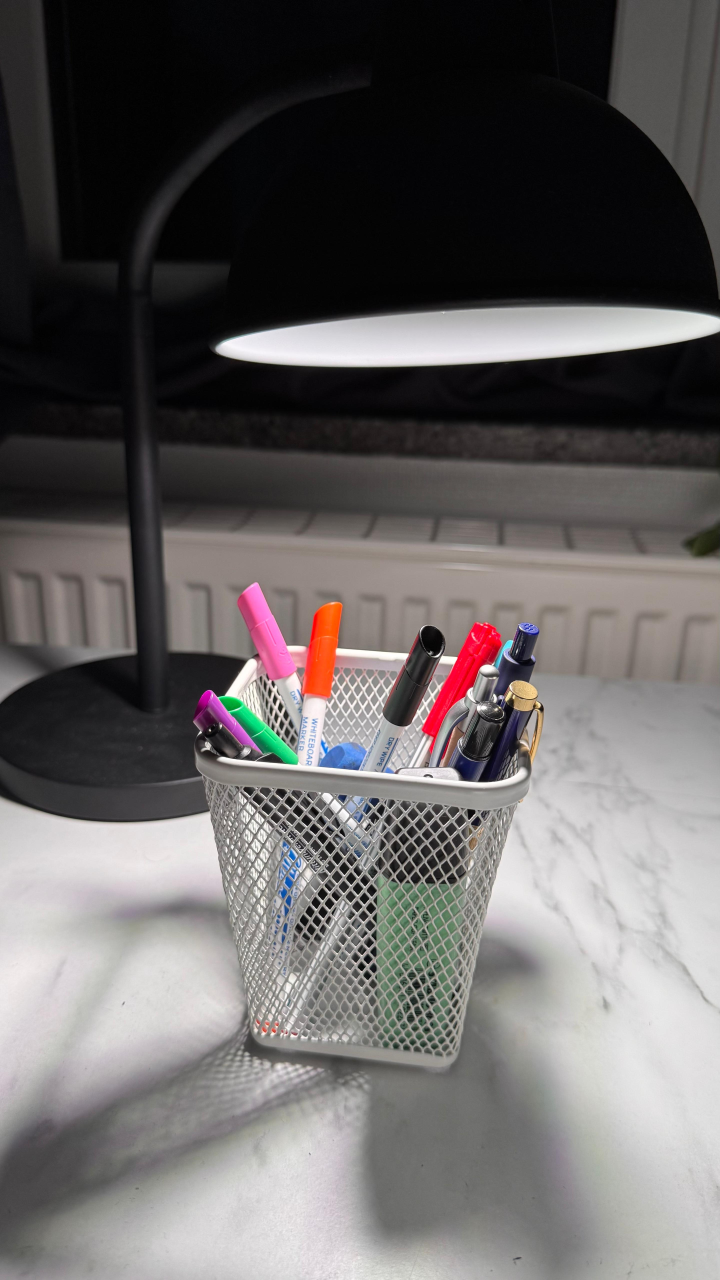
#> input picture lab2/inputs/foto1.jpeg, 2880 x 5120 px, given in place of the camera (shown at 1/4 size)
$ python task4.py
#> lines starting #> are read from the running program, lines starting #| are printed output that depends on the picture; after the words box and inside, x2 and y2 are one past the last pixel; in counts of white or black regions, pixels touching at a corner belong together
import cv2
import numpy as np


def open_camera(index, width=640, height=480):
    cap = cv2.VideoCapture(index)
    if not cap.isOpened():
        return None
    cap.set(cv2.CAP_PROP_FRAME_WIDTH, width)
    cap.set(cv2.CAP_PROP_FRAME_HEIGHT, height)
    return cap


def create_stereo_sgbm(num_disparities=128, block_size=7):
    # num_disparities must be divisible by 16
    num_disparities = max(16, (num_disparities // 16) * 16)
    block_size = max(3, block_size | 1)

    stereo = cv2.StereoSGBM_create(
        minDisparity=0,
        numDisparities=num_disparities,
        blockSize=block_size,
        P1=8 * 1 * block_size * block_size,
        P2=32 * 1 * block_size * block_size,
        disp12MaxDiff=1,
        uniquenessRatio=10,
        speckleWindowSize=100,
        speckleRange=2,
        preFilterCap=63,
        mode=cv2.STEREO_SGBM_MODE_SGBM_3WAY,
    )
    return stereo


def disparity_to_relative_depth(disp, eps=1e-6):
    """
    Relative depth from disparity (no calibration):
        depth ~ 1 / disparity
    disp: float32 disparity values (can be <=0 in invalid areas)
    """
    disp_pos = np.maximum(disp, eps)
    depth = 1.0 / disp_pos
    # mark invalid disparity as 0 depth for display
    depth[disp <= 0] = 0.0
    return depth


def normalize_to_uint8(img):
    """Normalize a float image to 0..255 uint8 for visualization."""
    vis = cv2.normalize(img, None, alpha=0, beta=255, norm_type=cv2.NORM_MINMAX)
    return vis.astype(np.uint8)


def main():
    capL = open_camera(0)
    capR = open_camera(1)

    if capL is None or capR is None:
        print("Error: Stereo depth needs TWO cameras (e.g., indices 0 and 1).")
        print("If you only have one webcam, you need a deep model (MiDaS etc.).")
        return

    cv2.namedWindow("Controls", cv2.WINDOW_NORMAL)
    cv2.createTrackbar("numDisp (x16)", "Controls", 8, 20, lambda x: None)  # 8*16=128
    cv2.createTrackbar("blockSize", "Controls", 7, 21, lambda x: None)       # odd
    cv2.createTrackbar("smooth (0/1)", "Controls", 1, 1, lambda x: None)     # apply median blur

    print("Stereo depth estimation started. Press 'q' to quit.")

    while True:
        retL, frameL = capL.read()
#> frameL is the input picture: shape (5120, 2880, 3); mean B, G, R 99.6, 100, 103.3
        retR, frameR = capR.read()
        if not retL or not retR:
            print("Error: Can't read from one of the cameras.")
            break

        # Ensure same size
        h, w = frameL.shape[:2]
#> h = 5120; w = 2880
        frameR = cv2.resize(frameR, (w, h), interpolation=cv2.INTER_LINEAR)

        nd = cv2.getTrackbarPos("numDisp (x16)", "Controls") * 16
        bs = cv2.getTrackbarPos("blockSize", "Controls")
        smooth = cv2.getTrackbarPos("smooth (0/1)", "Controls")

        stereo = create_stereo_sgbm(num_disparities=nd, block_size=bs)

        grayL = cv2.cvtColor(frameL, cv2.COLOR_BGR2GRAY)
        grayR = cv2.cvtColor(frameR, cv2.COLOR_BGR2GRAY)

        # Disparity (fixed-point /16)
        disp = stereo.compute(grayL, grayR).astype(np.float32) / 16.0
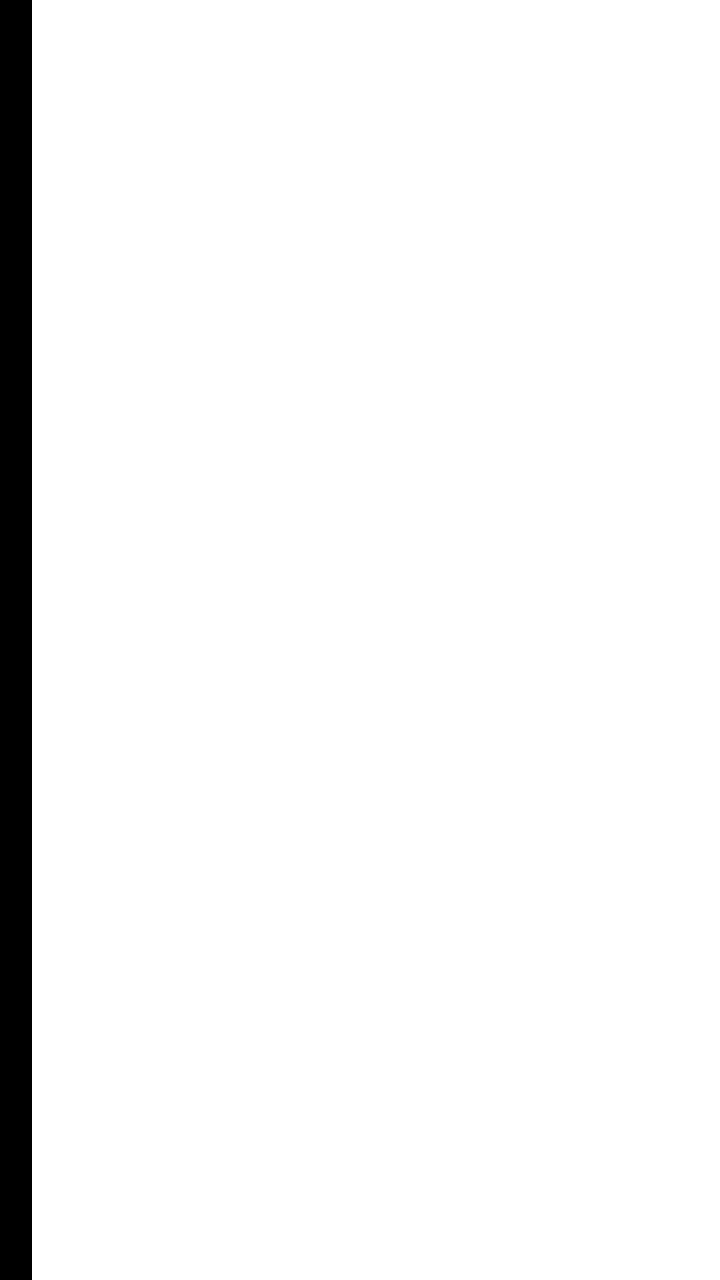
#> disp: shape (5120, 2880) float32 (shown at 1/4 size); values -1 (black) and 0 (white), 95.6% white; 1 black region, box (x1, y1, x2, y2) and area: (0, 0, 128, 5120) 655360

        # Optional smoothing for nicer display
        if smooth == 1:
            disp = cv2.medianBlur(disp, 5)

        # Visualize disparity
        disp_vis = normalize_to_uint8(disp)
        disp_color = cv2.applyColorMap(disp_vis, cv2.COLORMAP_JET)
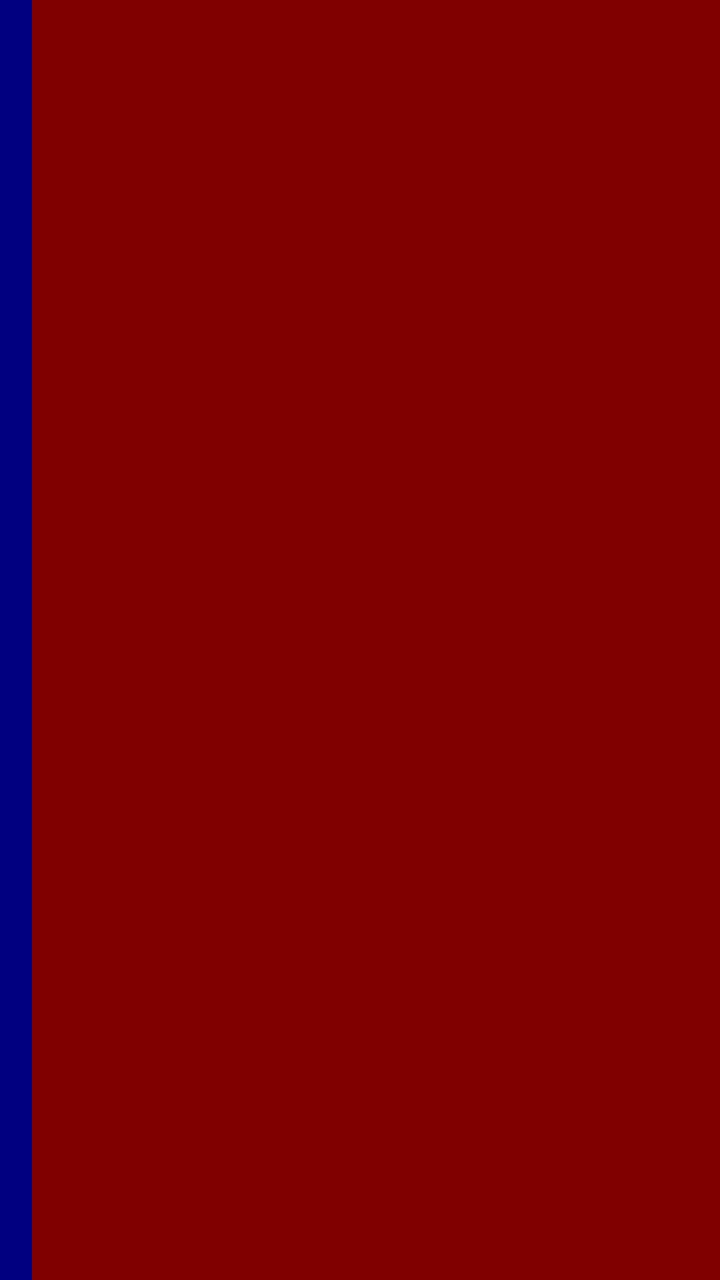
#> disp_color: shape (5120, 2880, 3) (shown at 1/4 size); mean B, G, R 5.7, 0, 122.3

        # Relative depth (inverse disparity)
        depth = disparity_to_relative_depth(disp)
#> in disparity_to_relative_depth, `disp_pos = np.maximum(disp, eps)`: disp_pos: shape (5120, 2880) float32; every value is 1e-06
#> in disparity_to_relative_depth, `depth = 1.0 / disp_pos`: depth: shape (5120, 2880) float32; every value is 1000000
#> in disparity_to_relative_depth, `depth[disp <= 0] = 0.0`: depth: shape (5120, 2880) float32; every value is 0
        depth_vis = normalize_to_uint8(depth)
#> in normalize_to_uint8 (call 2), `return vis.astype(np.uint8)`: returned value: shape (5120, 2880); every value is 0
        depth_color = cv2.applyColorMap(depth_vis, cv2.COLORMAP_TURBO)
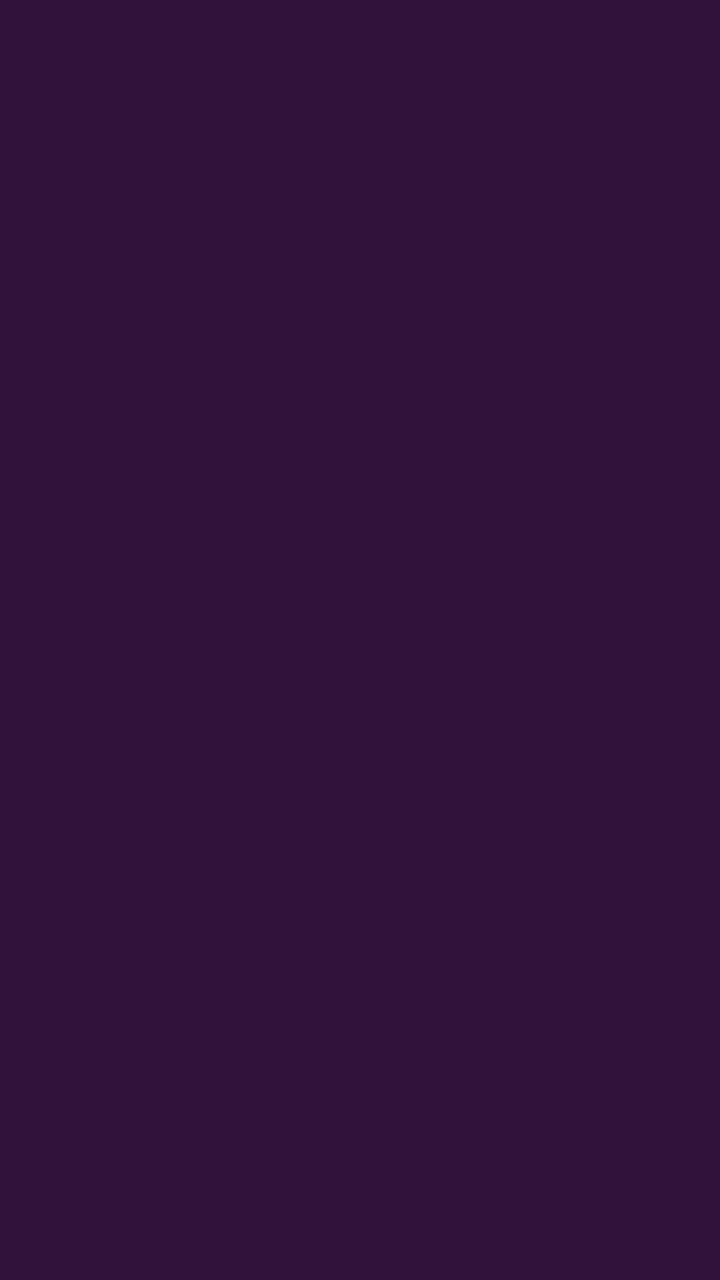
#> depth_color: shape (5120, 2880, 3) (shown at 1/4 size); mean B, G, R 59, 18, 48

        cv2.imshow("Left", frameL)
        # different colormaps
        cv2.imshow("Disparity (JET)", disp_color)
        cv2.imshow("Relative Depth (TURBO)", depth_color)  # brighter != always nearer; it's normalized

        if cv2.waitKey(1) & 0xFF == ord("q"):
#> (key q is pressed here)
            break

    capL.release()
    capR.release()
    cv2.destroyAllWindows()


if __name__ == "__main__":
    main()

$ run again, on lab2/inputs/foto2.jpeg
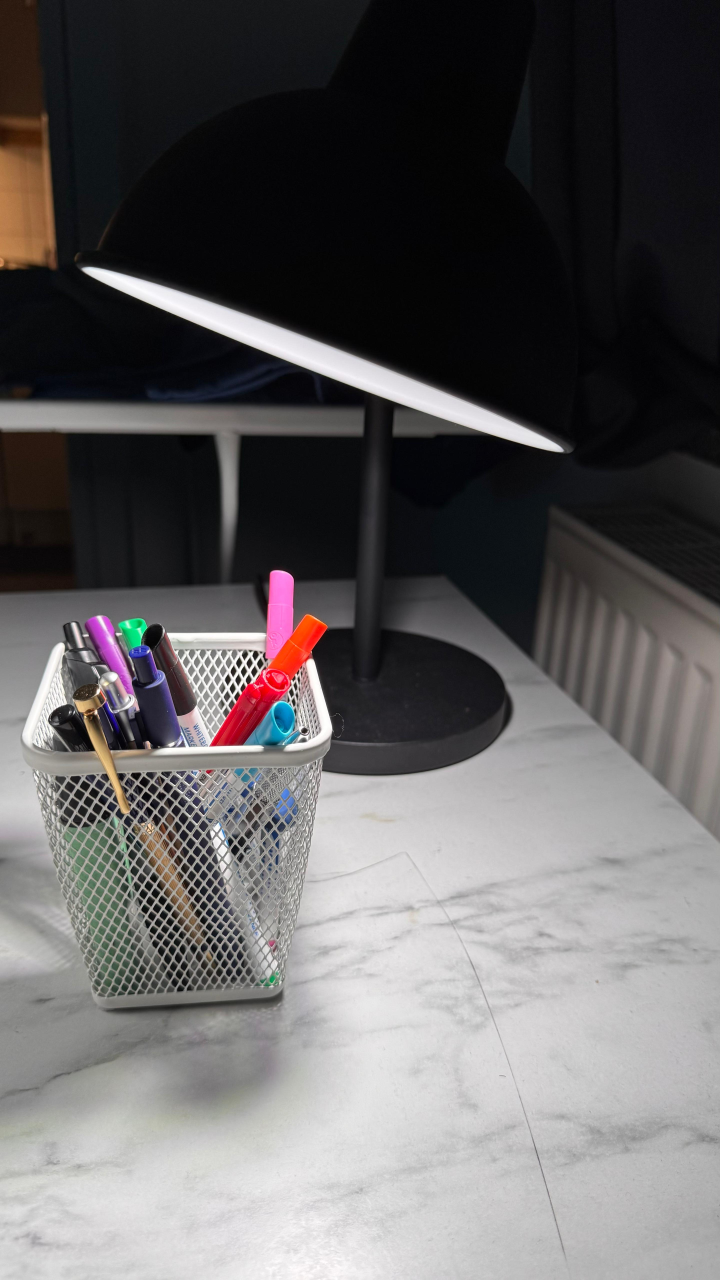
#> input picture lab2/inputs/foto2.jpeg, 2880 x 5120 px, given in place of the camera (shown at 1/4 size)
#> in main, frameL is the input picture: shape (5120, 2880, 3); mean B, G, R 97.3, 96.7, 98.9
#> in main, `grayL = cv2.cvtColor(frameL, cv2.COLOR_BGR2GRAY)`:
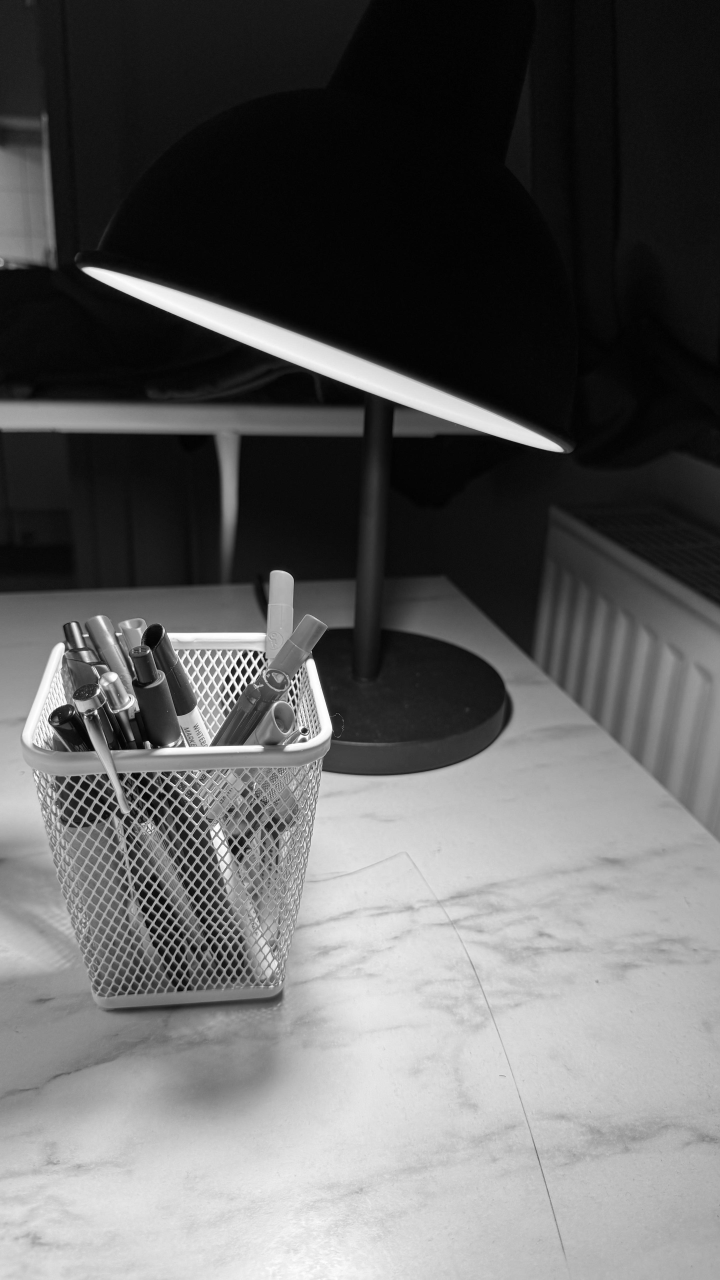
#> grayL: shape (5120, 2880) (shown at 1/4 size); min 0, max 255, mean 97.4
#> disp: shape (5120, 2880) float32; values -1 (black) and 0 (white), 95.6% white; 1 black region, box (x1, y1, x2, y2) and area: (0, 0, 128, 5120) 655360
#> disp_pos: shape (5120, 2880) float32; every value is 1e-06
